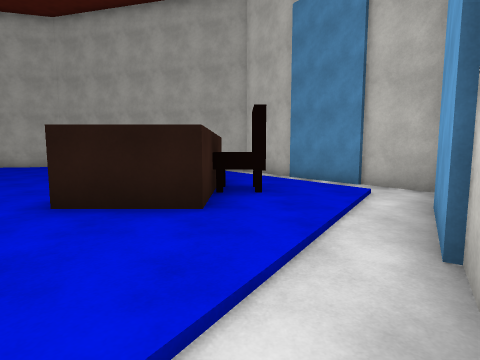
view 1 (above)

15 first-person views from a walk through a scene from a Unity 3-D project. The camera is 1.5 m above the floor, tilts 6° down and sees 80° across. The floor is counted in squares, 1.75 m on a side. Each view is taken from the middle of a square. On the plan, view 1 faces up. The plan holds only what a view shows up to about 11 squares ahead; the rest is blank. The player character is not drawn. Surface patterns are stand-ins for the level's own textures.

view 2
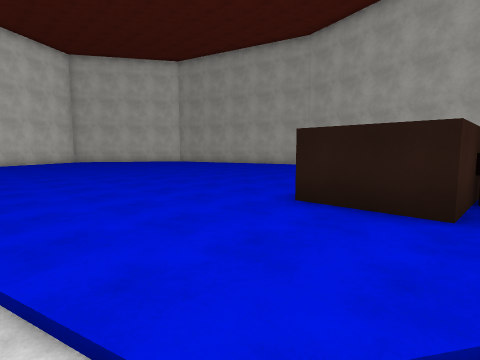

view 3
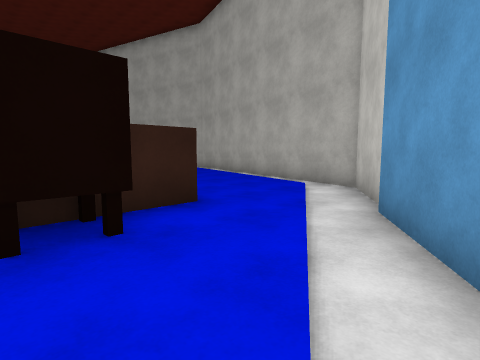

view 4
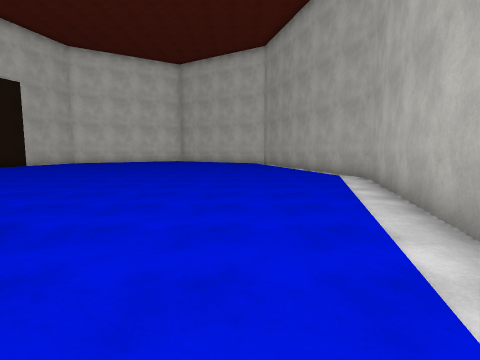

view 5
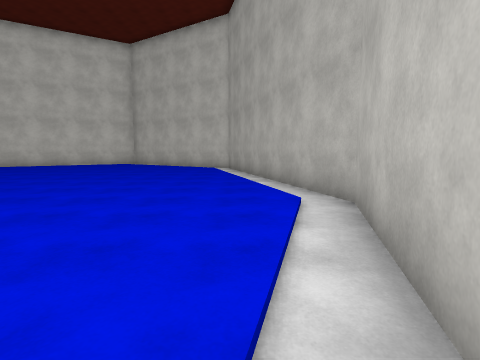

view 6
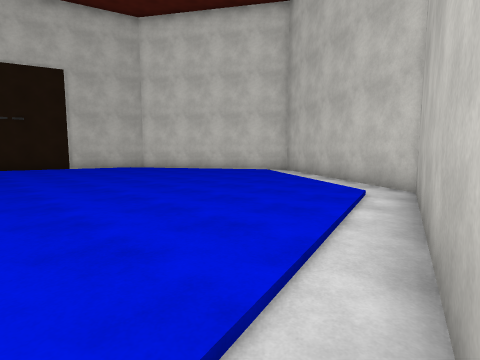

view 7
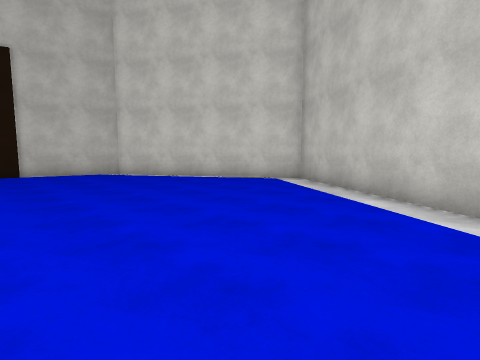

view 8
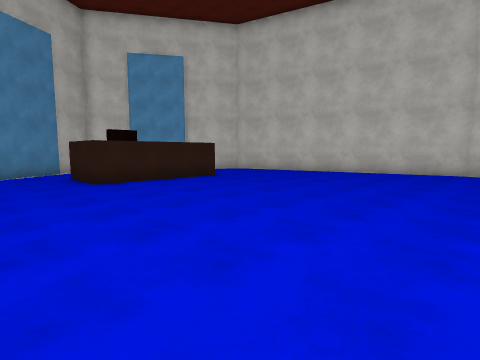

view 9
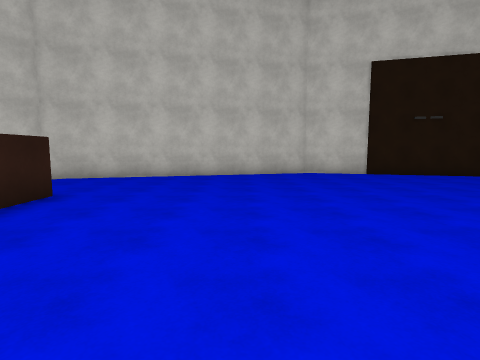

view 10
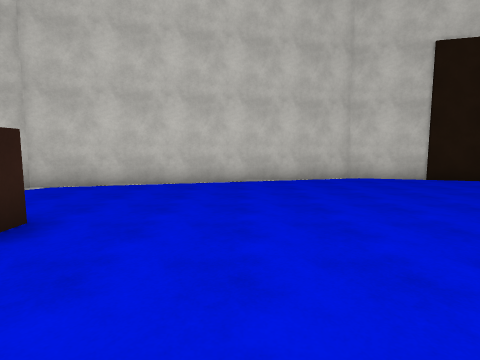

view 11
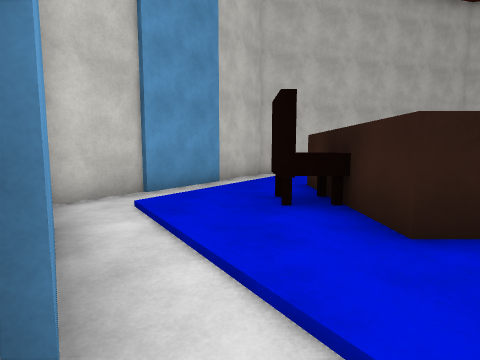

view 12
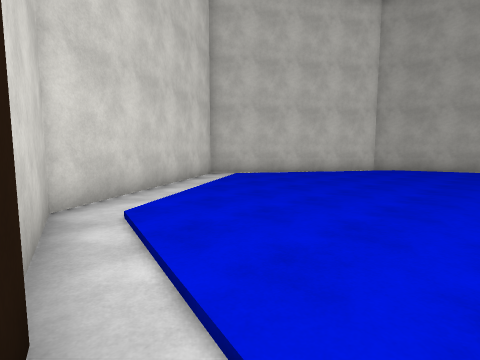

view 13
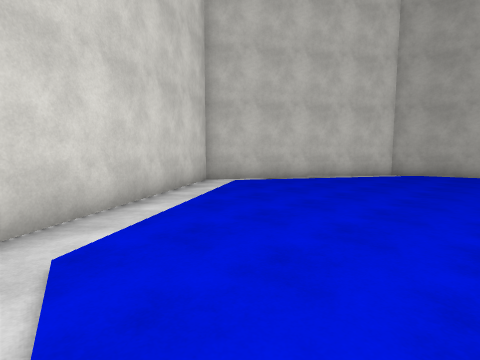

view 14
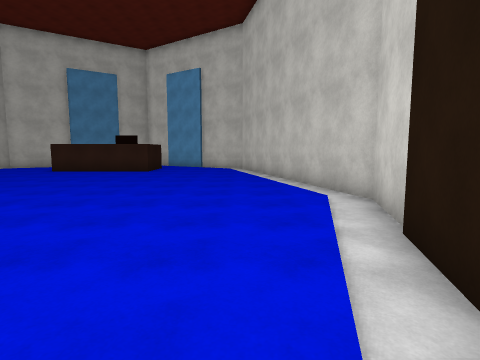

view 15
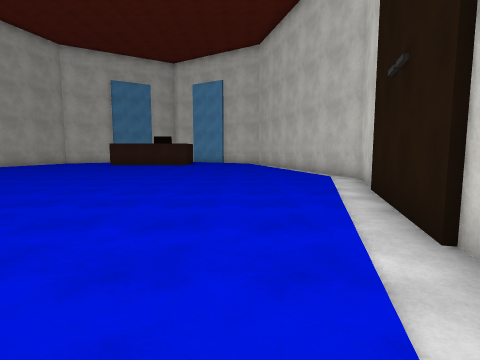

### Floor plan
Key: @ floor where view 1 was taken; # wall or solid block; . main floor; - floor 0.25 m lower than the main floor; / step, stairs or slope; ^ raised ledge.
Columns run from 21 left of view 1 to 4 right of it. Each row starts with its distance up from view 1.
 14          ########
 13      #####--//--####
 12    ###--//......//-####
 11   ##-//............//-##
 10   #-/................/-#
  9  ##/..................-##
  8 ##-.................../-#
  7 #-/................##../##
  6 #/.................##^..-#
  5 #-.................##../-#
  4 ##/................##..-##
  3  #-/................../##
  2  ##-................./-#
  1   #-/................/##
  0   ##--//..........//-@#
 -1    #####-///..//--#####
 -2        ####---#####
 -3           #####

Positions as (right, up) in squares from view 1, and headings:
1: (0, 0), facing up
2: (0, 0), facing up-left
3: (3, 5), facing up-left
4: (0, 10), facing left
5: (-4, 12), facing left
6: (-11, 13), facing down-left
7: (-13, 11), facing down-left
8: (-10, 10), facing down-right
9: (-6, 9), facing down
10: (-5, 7), facing down
11: (1, 10), facing down
12: (-13, -1), facing up-left
13: (-14, 0), facing up-left
14: (-14, 0), facing right
15: (-17, 1), facing right
